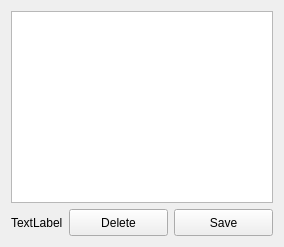
          <widget class="QWidget" name="tab_48">
           <attribute name="title">
            <string>Log Viewer</string>
           </attribute>
           <layout class="QGridLayout" name="gridLayout_7">
            <item row="0" column="0" colspan="3">
             <widget class="QListWidget" name="listWidget_28"/>
            </item>
            <item row="1" column="0">
             <widget class="QLabel" name="label_6">
              <property name="text">
               <string>TextLabel</string>
              </property>
             </widget>
            </item>
            <item row="1" column="1">
             <widget class="QPushButton" name="pushButton_11">
              <property name="minimumSize">
               <size>
                <width>99</width>
                <height>27</height>
               </size>
              </property>
              <property name="maximumSize">
               <size>
                <width>99</width>
                <height>27</height>
               </size>
              </property>
              <property name="text">
               <string>Delete</string>
              </property>
             </widget>
            </item>
            <item row="1" column="2">
             <widget class="QPushButton" name="pushButton_10">
              <property name="minimumSize">
               <size>
                <width>99</width>
                <height>27</height>
               </size>
              </property>
              <property name="maximumSize">
               <size>
                <width>99</width>
                <height>27</height>
               </size>
              </property>
              <property name="text">
               <string>Save</string>
              </property>
             </widget>
            </item>
           </layout>
          </widget>
